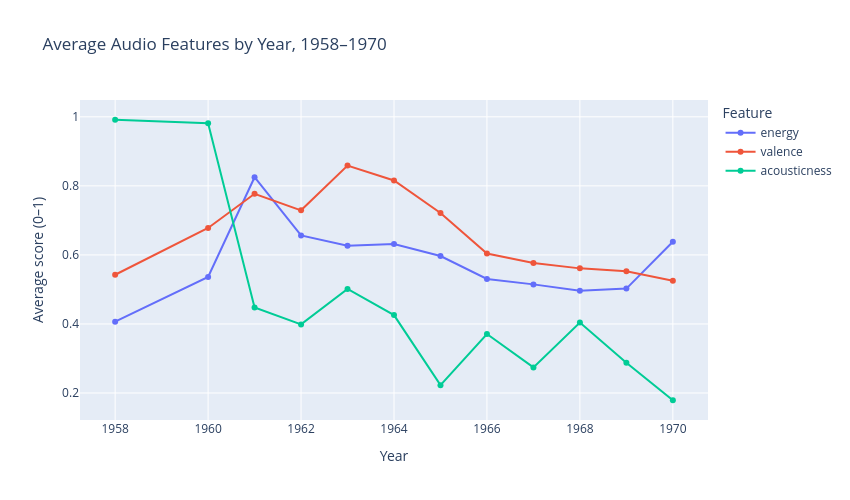

Source (notebook cell):
### Markdown cell above
**Questions to explore**

* Which genres dominate, and which are rare? Are the rare ones concentrated in certain years?
* Does the genre mix change over time? Where would you draw the boundaries between "periods"?
* Which albums stand out from their neighbors? Try other features (`danceability`, `speechiness`, `liveness`).
* Try `color='songwriter_group'` on the genre bar chart. What changes?

## 2. Line Charts

Line charts show **change over an ordered axis**, usually time. [Docs](https://plotly.com/python/line-charts/)

Plotly Express likes **long** data for multiple lines, so we `melt` the yearly averages (see Notebook B): one row per year × feature.

### Code cell
yearly = songs[songs['year'] <= 1970].groupby('year')[['energy', 'valence', 'acousticness']].mean().reset_index()

yearly_long = yearly.melt(id_vars='year', var_name='feature', value_name='average')

fig = px.line(yearly_long, x='year', y='average', color='feature', markers=True,
              title='Average Audio Features by Year, 1958–1970',
              labels={'average': 'Average score (0–1)', 'year': 'Year', 'feature': 'Feature'})
fig.update_layout(width=850, height=500)
fig.show()

### Figure 1 — Plotly figure (JSON) as saved in the notebook; plotly's stock layout.template omitted (floating-point values rounded to 4 significant figures)
{"data": [{"hovertemplate": "Feature=energy<br>Year=%{x}<br>Average score (0–1)=%{y}<extra></extra>", "legendgroup": "energy", "line": {"color": "#636efa", "dash": "solid"}, "marker": {"symbol": "circle"}, "mode": "lines+markers", "name": "energy", "orientation": "v", "showlegend": true, "type": "scatter", "x": [1958, 1960, 1961, 1962, 1963, 1964, 1965, 1966, 1967, 1968, 1969, 1970], "xaxis": "x", "y": [0.4065, 0.536, 0.825, 0.6563, 0.6264, 0.6316, 0.5967, 0.5303, 0.5146, 0.4959, 0.5024, 0.638], "yaxis": "y"}, {"hovertemplate": "Feature=valence<br>Year=%{x}<br>Average score (0–1)=%{y}<extra></extra>", "legendgroup": "valence", "line": {"color": "#EF553B", "dash": "solid"}, "marker": {"symbol": "circle"}, "mode": "lines+markers", "name": "valence", "orientation": "v", "showlegend": true, "type": "scatter", "x": [1958, 1960, 1961, 1962, 1963, 1964, 1965, 1966, 1967, 1968, 1969, 1970], "xaxis": "x", "y": [0.5425, 0.678, 0.777, 0.7291, 0.859, 0.8157, 0.7214, 0.6039, 0.5765, 0.561, 0.5525, 0.525], "yaxis": "y"}, {"hovertemplate": "Feature=acousticness<br>Year=%{x}<br>Average score (0–1)=%{y}<extra></extra>", "legendgroup": "acousticness", "line": {"color": "#00cc96", "dash": "solid"}, "marker": {"symbol": "circle"}, "mode": "lines+markers", "name": "acousticness", "orientation": "v", "showlegend": true, "type": "scatter", "x": [1958, 1960, 1961, 1962, 1963, 1964, 1965, 1966, 1967, 1968, 1969, 1970], "xaxis": "x", "y": [0.9915, 0.9815, 0.448, 0.3987, 0.5013, 0.4256, 0.2227, 0.3709, 0.2742, 0.404, 0.2876, 0.179], "yaxis": "y"}], "layout": {"height": 500, "legend": {"title": {"text": "Feature"}, "tracegroupgap": 0}, "title": {"text": "Average Audio Features by Year, 1958–1970"}, "width": 850, "xaxis": {"anchor": "y", "domain": [0.0, 1.0], "title": {"text": "Year"}}, "yaxis": {"anchor": "x", "domain": [0.0, 1.0], "title": {"text": "Average score (0–1)"}}}}
